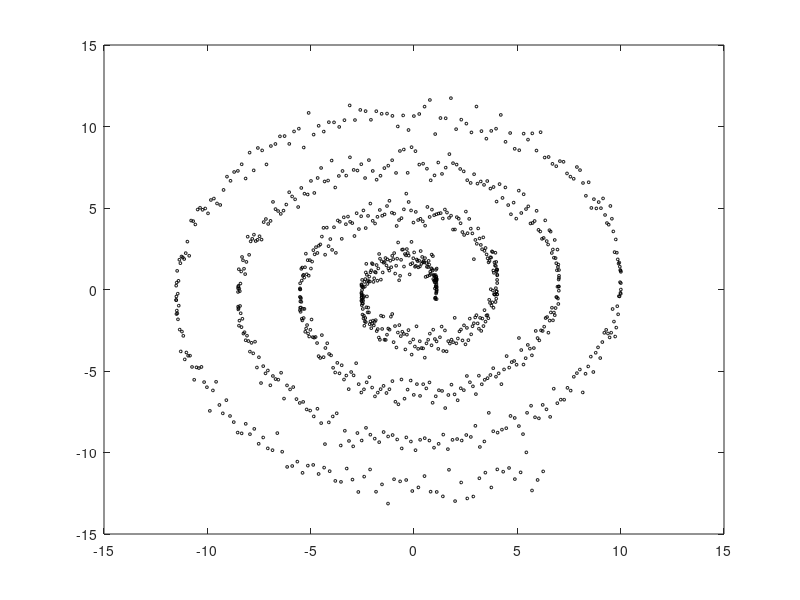

This chart was generated by the following MATLAB code: (Note: this script raises an error after producing the figure.)
% setup
close all;
d = 3;

nx = 1000;
nknots = 20;

r = 12.5; %outer radius
a = 1;    %inner radius
b = 3; %incerement per rev % Jos: changed to see the spiral!!
n = (r - a)./(b); %number  of revolutions
th = 2*n*pi;      %angle
Th = linspace(0,th,nx);
x = (a + b.*Th/(2*pi)).*cos(Th); x=x';
y = (a + b.*Th/(2*pi)).*sin(Th); y=y';

y_err = y + .5 * randn(size(x));
plot(x,y_err, 'ko', 'MarkerSize', 2);hold on;

knots = build_knot_vector(d,nknots);
[y_fit, C] = bs_least_square(x, y_err, d, knots);

plot(C(:, 1), C(:, 2), 'k.', 'MarkerSize', 20);
plot(C(:, 1), C(:, 2), '-', 'linewidth', 1, 'color', '#0072BD');

curve = bspline_deboor(d, knots, C');
plot(curve(1, :), curve(2, :), 'linewidth', 2, 'color', '#D95319');

% stat
aver = sum(y)/nx;
rrmse = sqrt(sum((y - y_fit).^2)/nx) / aver * 100;

legend('Location', 'best');